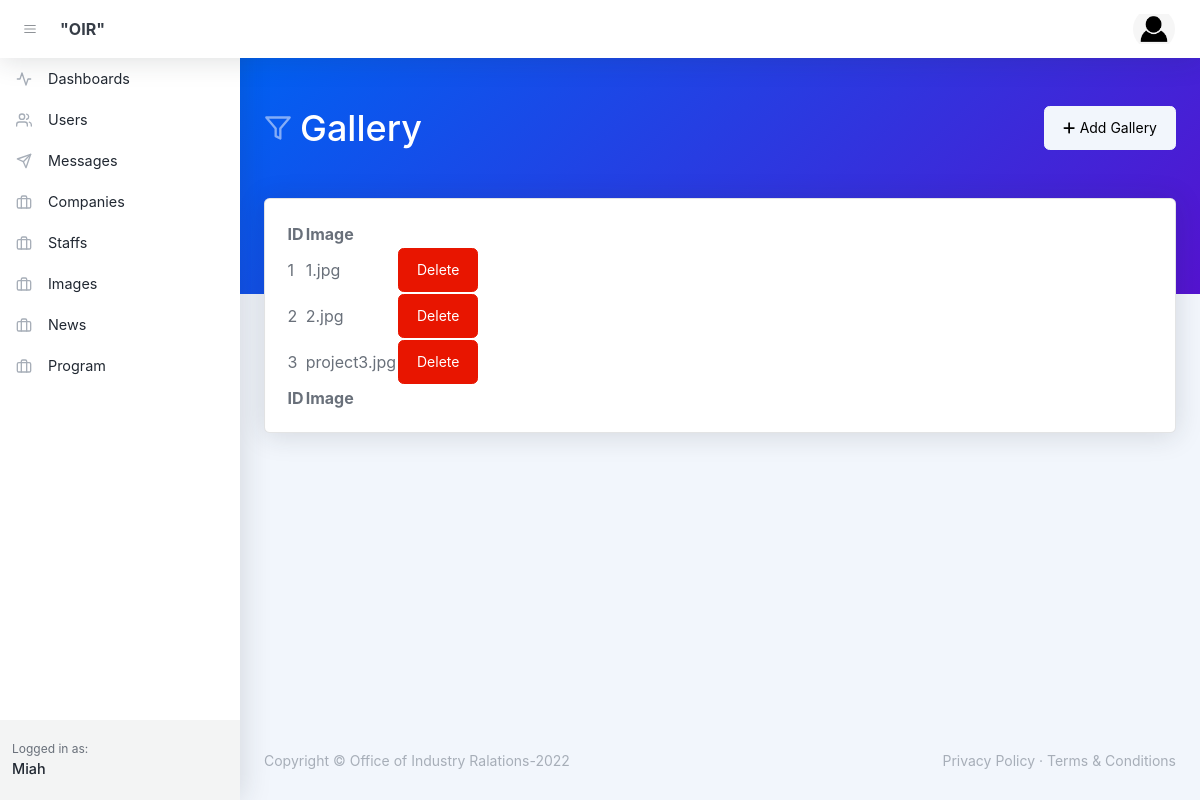
The page /dashboard/gallery.php (signed in) on the database its author committed.
### tables this page shows
CREATE TABLE `gallery` (
  `id` int(10) NOT NULL,
  `image` varchar(50) NOT NULL
);

### dashboard/gallery.php (the view, shortened to what this page needs)
<?php
    include '../php/conn.php';
    $name = "";
    if(isset($_SESSION['user'])){
        $name = $_SESSION['name'];
    }else if (isset($_COOKIE['email'])){
        $email = $_COOKIE['email'];
        $name = $_COOKIE['name'];
        $role = $_COOKIE['role'];
    }else{
        header("Location: ../login.php");
    }
    $sql = "SELECT * FROM gallery";
    $result = $mysqli->query($sql);
    $users = $result->fetch_all(MYSQLI_ASSOC);
?>
<!DOCTYPE html>
<html lang="en">
    <head>
        <link href="https://cdn.jsdelivr.net/npm/litepicker/dist/css/litepicker.css" rel="stylesheet" />
        <link href="css/styles.css" rel="stylesheet" />
    </head>
    <body class="nav-fixed">
        <nav class="topnav navbar navbar-expand shadow justify-content-between justify-content-sm-start navbar-light bg-white" id="sidenavAccordion">
            <button class="btn btn-icon btn-transparent-dark order-1 order-lg-0 me-2 ms-lg-2 me-lg-0" id="sidebarToggle"><i data-feather="menu"></i></button>
            <a class="navbar-brand pe-3 ps-4 ps-lg-2" href="index.html">"OIR"</a>
            <ul class="navbar-nav align-items-center ms-auto">
                <li class="nav-item dropdown no-caret dropdown-user me-3 me-lg-4">
                    <a class="btn btn-icon btn-transparent-dark dropdown-toggle" id="navbarDropdownUserImage" href="javascript:void(0);" role="button" data-bs-toggle="dropdown" aria-haspopup="true" aria-expanded="false"><img class="img-fluid" src="../images/user.png" /></a>
                </li>
            </ul>
        </nav>
        <div id="layoutSidenav">
            <div id="layoutSidenav_nav">
                <nav class="sidenav shadow-right sidenav-light">
                    <div class="sidenav-menu">
                        <div class="nav accordion" id="accordionSidenav">
                            <a class="nav-link" href="index.php">
                                <div class="nav-link-icon"><i data-feather="activity"></i></div>
                                Dashboards
                            </a>
                            <a class="nav-link" href="#">
                                <div class="nav-link-icon"><i data-feather="users"></i></div>
                                Users
                            </a>
                            <a class="nav-link" href="messages.php">
                                <div class="nav-link-icon"><i data-feather="send"></i></div>
                                Messages
                            </a>
                            <a class="nav-link" href="companies.php">
                                <div class="nav-link-icon"><i data-feather="briefcase"></i></div>
                                Companies
                            </a>
                            <a class="nav-link" href="staffs.php">
                                <div class="nav-link-icon"><i data-feather="briefcase"></i></div>
                                Staffs
                            </a>
                            <a class="nav-link" href="gallery.php">
                                <div class="nav-link-icon"><i data-feather="briefcase"></i></div>
                                Images
                            </a>
                            <a class="nav-link" href="news.php">
                                <div class="nav-link-icon"><i data-feather="briefcase"></i></div>
                                News
                            </a>
                            <a class="nav-link" href="program.php">
                                <div class="nav-link-icon"><i data-feather="briefcase"></i></div>
                                Program
                            </a>
                        </div>
                    </div>
                    <div class="sidenav-footer">
                        <div class="sidenav-footer-content">
                            <div class="sidenav-footer-subtitle">Logged in as:</div>
                            <div class="sidenav-footer-title"><?php echo $name; ?></div>
                        </div>
                    </div>
                </nav>
            </div>
            <div id="layoutSidenav_content">
                <main>
                    <header class="page-header page-header-dark bg-gradient-primary-to-secondary pb-10">
                        <div class="container-xl px-4">
                            <div class="page-header-content pt-4">
                                <div class="row align-items-center justify-content-between">
                                    <div class="col-12 mt-4">
                                        <div class="d-flex justify-content-between">
                                            <h1 class="page-header-title">
                                                <div class="page-header-icon"><i data-feather="filter"></i></div>
                                                Gallery
                                            </h1>
                                            <a href="./add-gallery.php" class="btn btn-light"><i class="fa-solid fa-plus me-1"></i>Add Gallery</a>
                                        </div>
                                    </div>
                                </div>
                            </div>
                        </div>
                    </header>
                    <div class="container-xl px-4 mt-n10">
                        <div class="card mb-4">
                            <div class="card-body">
                                <table id="datatablesSimple">
                                    <thead>
                                        <tr>
                                            <th>ID</th>
                                            <th>Image</th>
                                        </tr>
                                    </thead>
                                    <tfoot>
                                        <tr>
                                            <th>ID</th>
                                            <th>Image</th>
                                        </tr>
                                    </tfoot>
                                    <tbody>
                                        <?php
                                            foreach ($users as $user) {
                                                echo "<tr>";
                                                echo "<td>" . $user['id'] . "</td>";
                                                echo "<td>" . $user['image'] . "</td>";
                                                echo "<td><a href='../php/delete-gallery.php?id=" . $user['id'] . "' class='btn btn-danger'>Delete</a></td>";
                                                echo "</tr>";
                                            }
                                        ?>
                                    </tbody>
                                </table>
                            </div>
                        </div>
                    </div>
                </main>
                <footer class="footer-admin mt-auto footer-light">
                    <div class="container-xl px-4">
                        <div class="row">
                            <div class="col-md-6 small">Copyright &copy; Office of Industry Ralations-2022</div>
                            <div class="col-md-6 text-md-end small">
                                <a href="#!">Privacy Policy</a>
                                &middot;
                                <a href="#!">Terms &amp; Conditions</a>
                            </div>
                        </div>
                    </div>
                </footer>
            </div>
    </body>
</html>

### rows shown on the page
gallery: id "1", image "1.jpg"
gallery: id "2", image "2.jpg"
gallery: id "3", image "project3.jpg"

### other values the page prints
$name "Miah"
